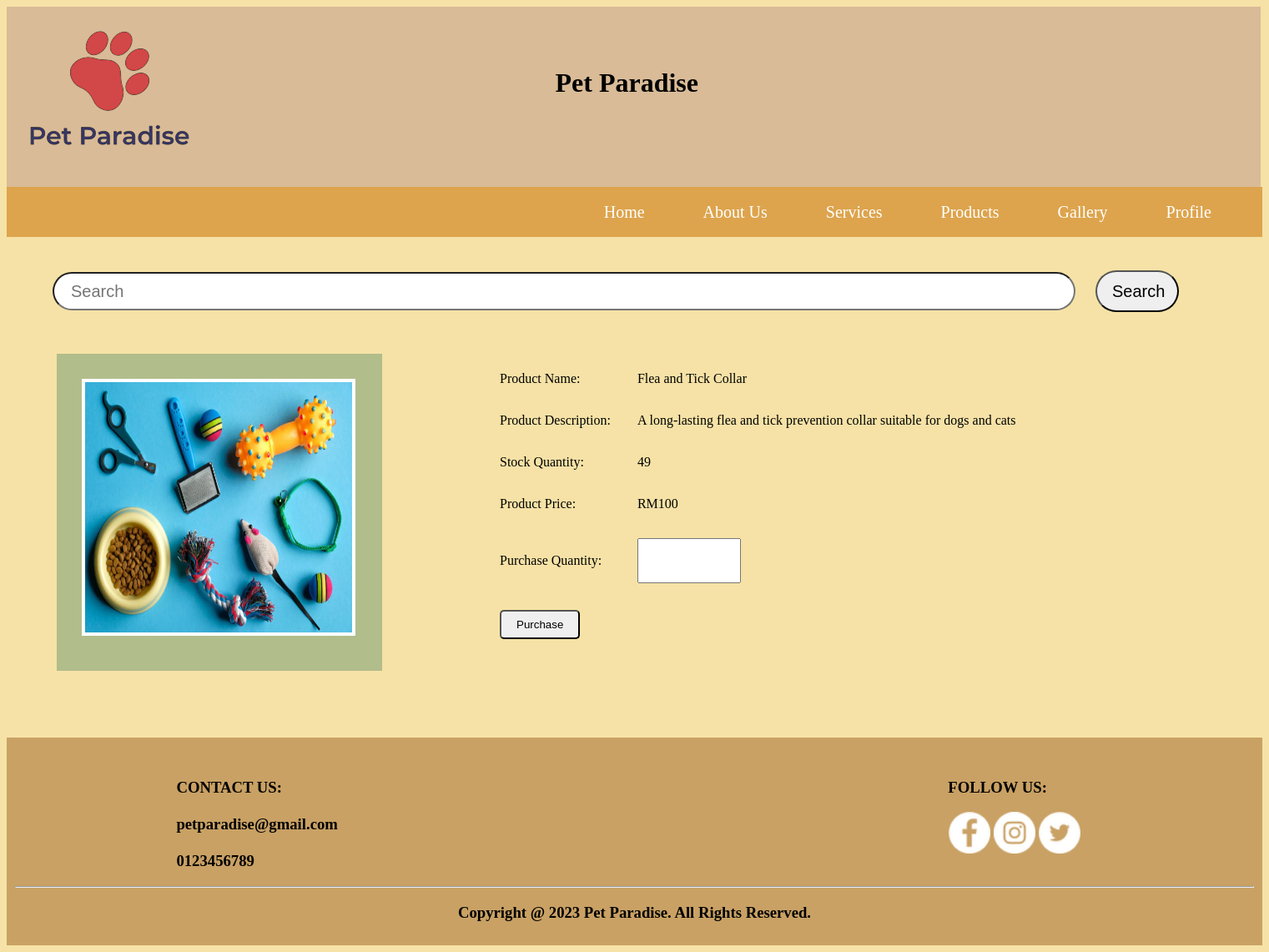
Page /purchaseproduct.php?id=P001 on the committed database.
### tables this page shows
CREATE TABLE `product` (
  `product_id` varchar(4) NOT NULL,
  `product_name` varchar(50) NOT NULL,
  `product_desc` varchar(255) NOT NULL,
  `product_quantity` int(11) NOT NULL,
  `product_price` int(11) NOT NULL
);

### purchaseproduct.php (the view, shortened to what this page needs)
<!DOCTYPE html>
<html lang="en" dir="ltr">
<head>
  <link rel="stylesheet" type="text/css" href="css/style5.css">
</head>
<body>
<?php
  include ('dbcon.php');
  include ('customer_header.php');
?>
<div id="nav">
  <?php include('customer_menu.php') ?>
</div>
<div id="search">
    <form action="search.php" method="POST">
        <input type="text" name="search" placeholder="Search" style="width: 1200px; height: 40px; border-radius: 100px; padding-left: 20px; margin-left: 40px; margin-top: 20px; font-size: 20px;">
        <input type="submit" name="submit" value="Search" style="width: 100px; height: 50px; border-radius: 100px; margin-left: 20px; margin-top: 20px; font-size: 20px; cursor: pointer;">
    </form>
</div>
<div style="height: 600px; width: 100%;">
  <div id="product">
    <?php
        $id = $_GET['id'];
        $query = "SELECT * FROM product WHERE product_id = '$id'";
        $result = mysqli_query($connection,$query);
        while ($row = mysqli_fetch_assoc($result)){
            $name = $row['product_name'];
            $desc = $row['product_desc'];
            $quantity = $row['product_quantity'];
            $price = $row['product_price'];
        }
    ?>
</div>
<div style="width: 350px; height: 340px; float: left; margin: 60px; padding: 20px; background-color: #B2BD8C;">
    <img src="img/products.jpg" alt="about-1" style="width: 320px; height: 300px; background-color: white; margin-top: 10px; padding: 4px; margin-left: 10px;">
</div>
    <form action="#" method="post">
        <table style="padding: 50px; color: black;" cellspacing="30">
            <tr>
                <td>Product Name: </td>
                <td><?php echo $name; ?></td>
            </tr>
            <tr>
                <td>Product Description: </td>
                <td><?php echo $desc; ?></td>
            </tr>
            <tr>
                <td>Stock Quantity: </td>
                <td><?php echo $quantity; ?></td>
            </tr>
            <tr>
                <td>Product Price: </td>
                <td>RM<?php echo $price; ?></td>
            </tr>
            <tr>
                <td>Purchase Quantity: </td>
                <td><input type="number" name="quantity" min="1" max="<?php echo $quantity; ?>" style="width: 100px; height: 30px; padding: 10px;"></td>
            </tr>
            <tr>
                <td colspan="2"><input type="submit" value="Purchase" name="Purchase"></td>
            </tr>
        </table>
    </form>
</div>
<footer><?php include('footer.php') ?></footer>
</body>
</html>

### css/style5.css (style rules this page uses)
body { background-color: #F6E2A6; background-size: cover; background-repeat: no-repeat; color: white; }
#nav { background-color: #dda44d; height: 60px; }
#product { text-align: center; padding: 40px; margin: 0 20px; }
footer { text-align: center; padding: 10px; background-color:#c9a164; }

### purchaseproduct.php (style rules this page uses)
input[type=submit] { padding: 8px 18px; display: inline-block; border-radius: 5px; margin-right: 50px; }
#search { float: right; width: 1480px; height: 60px; margin-top: 20px; margin-right: 10px; }

### rows in the picture
product: product_name "Flea and Tick Collar", product_desc "A long-lasting flea and tick prevention collar suitable for dogs and cats", product_quantity "49", product_price "100"
